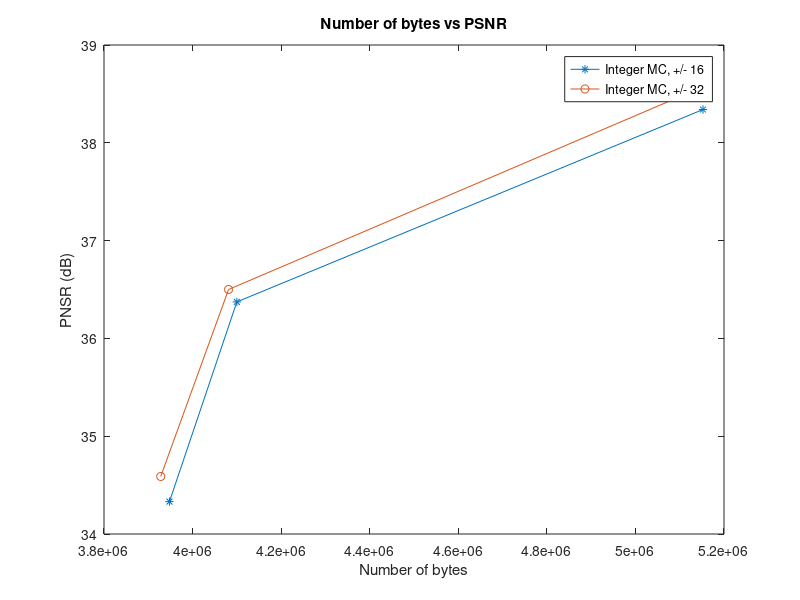

The MATLAB script that drew this image:
%%%%%%%%%%% range 16 %%%%%%%%%%%
%%% number of bytes ( bit + hist + (header*120) %%%%
%%%%% 16 Q50 -> 3901860+(8*120)+44998
x = [3947818 4099976  5152608];

%%% PNSR %%%%%%
%%%%%% 50 70 90 -->  sum(PSNR)/120%%%%%%%
y = [34.3312  36.3731 38.3404];


%%%%% Search range 32 %%%%%%%

u = [3928094  4081240 5111657];
%%PSNR%%%% 
v = [34.5885 36.5002 38.4936];
figure

plot(x,y, '-*')
title('Number of bytes vs PSNR')
xlabel('Number of bytes')
ylabel('PNSR (dB)')
hold on 
plot(u,v,'-o')
hold off
legend('Integer MC, +/- 16','Integer MC, +/- 32')